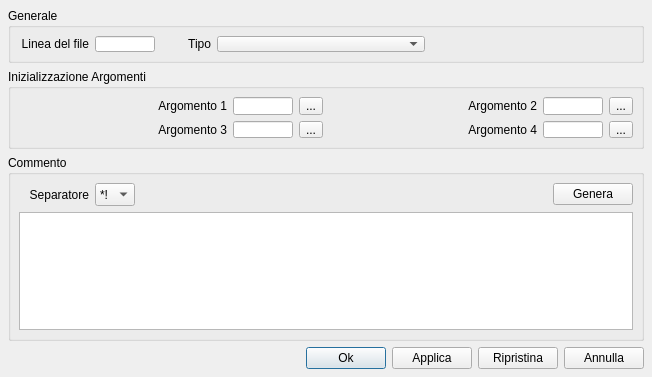
<ui version="4.0" >
 <class>GuiZoneCommand</class>
 <widget class="QDialog" name="GuiZoneCommand" >
  <property name="geometry" >
   <rect>
    <x>0</x>
    <y>0</y>
    <width>652</width>
    <height>377</height>
   </rect>
  </property>
  <property name="windowTitle" >
   <string>Dialog</string>
  </property>
  <layout class="QGridLayout" >
   <property name="margin" >
    <number>8</number>
   </property>
   <property name="spacing" >
    <number>6</number>
   </property>
   <item row="0" column="0" >
    <widget class="QGroupBox" name="mp_gbMain" >
     <property name="minimumSize" >
      <size>
       <width>16</width>
       <height>55</height>
      </size>
     </property>
     <property name="title" >
      <string>Generale</string>
     </property>
     <layout class="QHBoxLayout" >
      <property name="margin" >
       <number>8</number>
      </property>
      <property name="spacing" >
       <number>6</number>
      </property>
      <item>
       <widget class="QLabel" name="mp_labelLine" >
        <property name="minimumSize" >
         <size>
          <width>70</width>
          <height>0</height>
         </size>
        </property>
        <property name="text" >
         <string>Linea del file</string>
        </property>
        <property name="alignment" >
         <set>Qt::AlignRight|Qt::AlignTrailing|Qt::AlignVCenter</set>
        </property>
       </widget>
      </item>
      <item>
       <widget class="QLineEdit" name="mp_leLine" >
        <property name="sizePolicy" >
         <sizepolicy>
          <hsizetype>1</hsizetype>
          <vsizetype>0</vsizetype>
          <horstretch>0</horstretch>
          <verstretch>0</verstretch>
         </sizepolicy>
        </property>
        <property name="maximumSize" >
         <size>
          <width>60</width>
          <height>32767</height>
         </size>
        </property>
       </widget>
      </item>
      <item>
       <widget class="QLabel" name="mp_labelType" >
        <property name="minimumSize" >
         <size>
          <width>50</width>
          <height>0</height>
         </size>
        </property>
        <property name="text" >
         <string>Tipo</string>
        </property>
        <property name="alignment" >
         <set>Qt::AlignRight|Qt::AlignTrailing|Qt::AlignVCenter</set>
        </property>
       </widget>
      </item>
      <item>
       <widget class="QComboBox" name="mp_comboType" >
        <property name="sizePolicy" >
         <sizepolicy>
          <hsizetype>7</hsizetype>
          <vsizetype>0</vsizetype>
          <horstretch>0</horstretch>
          <verstretch>0</verstretch>
         </sizepolicy>
        </property>
        <property name="minimumSize" >
         <size>
          <width>180</width>
          <height>0</height>
         </size>
        </property>
        <property name="duplicatesEnabled" >
         <bool>false</bool>
        </property>
       </widget>
      </item>
      <item>
       <spacer>
        <property name="orientation" >
         <enum>Qt::Horizontal</enum>
        </property>
        <property name="sizeHint" >
         <size>
          <width>40</width>
          <height>20</height>
         </size>
        </property>
       </spacer>
      </item>
     </layout>
    </widget>
   </item>
   <item row="1" column="0" >
    <widget class="QGroupBox" name="mp_gbInit" >
     <property name="minimumSize" >
      <size>
       <width>16</width>
       <height>80</height>
      </size>
     </property>
     <property name="title" >
      <string>Inizializzazione Argomenti</string>
     </property>
     <layout class="QGridLayout" >
      <property name="margin" >
       <number>8</number>
      </property>
      <property name="spacing" >
       <number>6</number>
      </property>
      <item row="1" column="3" >
       <widget class="QLabel" name="mp_labelArgument4" >
        <property name="sizePolicy" >
         <sizepolicy>
          <hsizetype>7</hsizetype>
          <vsizetype>5</vsizetype>
          <horstretch>0</horstretch>
          <verstretch>0</verstretch>
         </sizepolicy>
        </property>
        <property name="text" >
         <string>Argomento 4</string>
        </property>
        <property name="alignment" >
         <set>Qt::AlignRight|Qt::AlignTrailing|Qt::AlignVCenter</set>
        </property>
       </widget>
      </item>
      <item row="1" column="4" >
       <widget class="QLineEdit" name="mp_leArgument4" >
        <property name="maximumSize" >
         <size>
          <width>60</width>
          <height>32767</height>
         </size>
        </property>
        <property name="maxLength" >
         <number>5</number>
        </property>
       </widget>
      </item>
      <item row="0" column="4" >
       <widget class="QLineEdit" name="mp_leArgument2" >
        <property name="maximumSize" >
         <size>
          <width>60</width>
          <height>32767</height>
         </size>
        </property>
        <property name="maxLength" >
         <number>5</number>
        </property>
       </widget>
      </item>
      <item row="0" column="0" >
       <widget class="QLabel" name="mp_labelArgument1" >
        <property name="sizePolicy" >
         <sizepolicy>
          <hsizetype>7</hsizetype>
          <vsizetype>5</vsizetype>
          <horstretch>0</horstretch>
          <verstretch>0</verstretch>
         </sizepolicy>
        </property>
        <property name="text" >
         <string>Argomento 1</string>
        </property>
        <property name="alignment" >
         <set>Qt::AlignRight|Qt::AlignTrailing|Qt::AlignVCenter</set>
        </property>
       </widget>
      </item>
      <item row="0" column="3" >
       <widget class="QLabel" name="mp_labelArgument2" >
        <property name="sizePolicy" >
         <sizepolicy>
          <hsizetype>7</hsizetype>
          <vsizetype>5</vsizetype>
          <horstretch>0</horstretch>
          <verstretch>0</verstretch>
         </sizepolicy>
        </property>
        <property name="minimumSize" >
         <size>
          <width>80</width>
          <height>0</height>
         </size>
        </property>
        <property name="text" >
         <string>Argomento 2</string>
        </property>
        <property name="alignment" >
         <set>Qt::AlignRight|Qt::AlignTrailing|Qt::AlignVCenter</set>
        </property>
       </widget>
      </item>
      <item row="1" column="0" >
       <widget class="QLabel" name="mp_labelArgument3" >
        <property name="sizePolicy" >
         <sizepolicy>
          <hsizetype>7</hsizetype>
          <vsizetype>5</vsizetype>
          <horstretch>0</horstretch>
          <verstretch>0</verstretch>
         </sizepolicy>
        </property>
        <property name="text" >
         <string>Argomento 3</string>
        </property>
        <property name="alignment" >
         <set>Qt::AlignRight|Qt::AlignTrailing|Qt::AlignVCenter</set>
        </property>
       </widget>
      </item>
      <item row="1" column="1" >
       <widget class="QLineEdit" name="mp_leArgument3" >
        <property name="maximumSize" >
         <size>
          <width>60</width>
          <height>32767</height>
         </size>
        </property>
        <property name="maxLength" >
         <number>5</number>
        </property>
       </widget>
      </item>
      <item row="0" column="1" >
       <widget class="QLineEdit" name="mp_leArgument1" >
        <property name="maximumSize" >
         <size>
          <width>60</width>
          <height>32767</height>
         </size>
        </property>
        <property name="maxLength" >
         <number>5</number>
        </property>
       </widget>
      </item>
      <item row="1" column="2" >
       <widget class="QToolButton" name="mp_tbArgument3" >
        <property name="text" >
         <string>...</string>
        </property>
       </widget>
      </item>
      <item row="0" column="2" >
       <widget class="QToolButton" name="mp_tbArgument1" >
        <property name="text" >
         <string>...</string>
        </property>
       </widget>
      </item>
      <item row="0" column="5" >
       <widget class="QToolButton" name="mp_tbArgument2" >
        <property name="text" >
         <string>...</string>
        </property>
       </widget>
      </item>
      <item row="1" column="5" >
       <widget class="QToolButton" name="mp_tbArgument4" >
        <property name="text" >
         <string>...</string>
        </property>
       </widget>
      </item>
     </layout>
    </widget>
   </item>
   <item row="3" column="0" >
    <layout class="QHBoxLayout" >
     <property name="margin" >
      <number>0</number>
     </property>
     <property name="spacing" >
      <number>6</number>
     </property>
     <item>
      <spacer>
       <property name="orientation" >
        <enum>Qt::Horizontal</enum>
       </property>
       <property name="sizeHint" >
        <size>
         <width>40</width>
         <height>20</height>
        </size>
       </property>
      </spacer>
     </item>
     <item>
      <widget class="QPushButton" name="mp_pbOk" >
       <property name="text" >
        <string>Ok</string>
       </property>
      </widget>
     </item>
     <item>
      <widget class="QPushButton" name="mp_pbSave" >
       <property name="text" >
        <string>Applica</string>
       </property>
      </widget>
     </item>
     <item>
      <widget class="QPushButton" name="mp_pbRestore" >
       <property name="text" >
        <string>Ripristina</string>
       </property>
      </widget>
     </item>
     <item>
      <widget class="QPushButton" name="mp_pbCancel" >
       <property name="text" >
        <string>Annulla</string>
       </property>
      </widget>
     </item>
    </layout>
   </item>
   <item row="2" column="0" >
    <widget class="QGroupBox" name="mp_gbComment" >
     <property name="title" >
      <string>Commento</string>
     </property>
     <layout class="QGridLayout" >
      <property name="margin" >
       <number>8</number>
      </property>
      <property name="spacing" >
       <number>6</number>
      </property>
      <item row="0" column="1" >
       <widget class="QComboBox" name="mp_comboSeparator" >
        <property name="minimumSize" >
         <size>
          <width>40</width>
          <height>0</height>
         </size>
        </property>
        <property name="maximumSize" >
         <size>
          <width>60</width>
          <height>32767</height>
         </size>
        </property>
        <property name="duplicatesEnabled" >
         <bool>false</bool>
        </property>
        <item>
         <property name="text" >
          <string>*!</string>
         </property>
        </item>
        <item>
         <property name="text" >
          <string>;</string>
         </property>
        </item>
       </widget>
      </item>
      <item row="0" column="2" >
       <spacer>
        <property name="orientation" >
         <enum>Qt::Horizontal</enum>
        </property>
        <property name="sizeType" >
         <enum>QSizePolicy::Expanding</enum>
        </property>
        <property name="sizeHint" >
         <size>
          <width>270</width>
          <height>23</height>
         </size>
        </property>
       </spacer>
      </item>
      <item row="0" column="3" >
       <widget class="QPushButton" name="mp_pbAutoComment" >
        <property name="text" >
         <string>Genera</string>
        </property>
       </widget>
      </item>
      <item row="1" column="0" colspan="4" >
       <widget class="QTextEdit" name="mp_teComment" />
      </item>
      <item row="0" column="0" >
       <widget class="QLabel" name="mp_labelSeparator" >
        <property name="minimumSize" >
         <size>
          <width>70</width>
          <height>0</height>
         </size>
        </property>
        <property name="text" >
         <string>Separatore</string>
        </property>
        <property name="alignment" >
         <set>Qt::AlignRight|Qt::AlignTrailing|Qt::AlignVCenter</set>
        </property>
       </widget>
      </item>
     </layout>
    </widget>
   </item>
  </layout>
 </widget>
 <tabstops>
  <tabstop>mp_leLine</tabstop>
  <tabstop>mp_comboType</tabstop>
  <tabstop>mp_leArgument1</tabstop>
  <tabstop>mp_tbArgument1</tabstop>
  <tabstop>mp_leArgument2</tabstop>
  <tabstop>mp_tbArgument2</tabstop>
  <tabstop>mp_leArgument3</tabstop>
  <tabstop>mp_tbArgument1</tabstop>
  <tabstop>mp_leArgument4</tabstop>
  <tabstop>mp_tbArgument4</tabstop>
  <tabstop>mp_comboSeparator</tabstop>
  <tabstop>mp_pbAutoComment</tabstop>
  <tabstop>mp_pbOk</tabstop>
  <tabstop>mp_pbSave</tabstop>
  <tabstop>mp_pbRestore</tabstop>
  <tabstop>mp_pbCancel</tabstop>
 </tabstops>
 <resources/>
 <connections/>
</ui>
